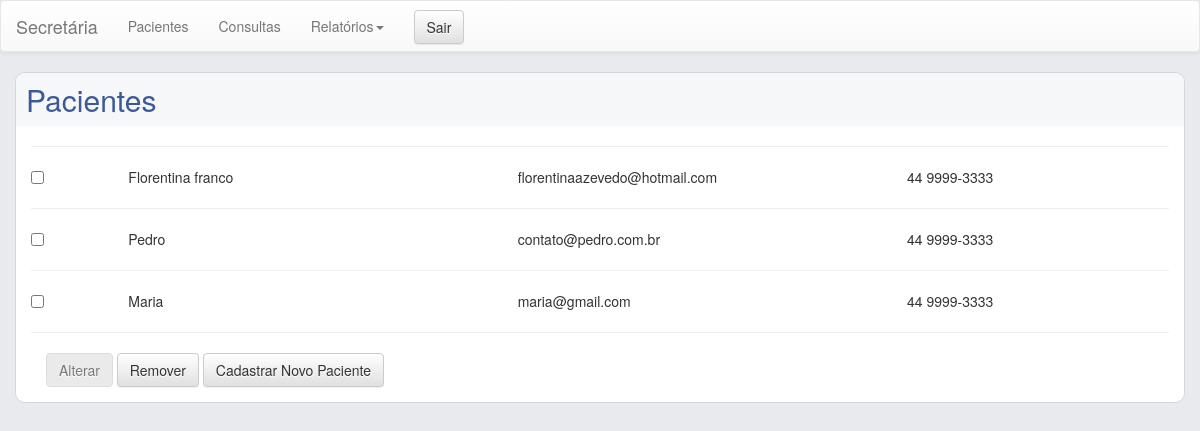
Page /TRABALHOPSS/visao/secretaria.php (signed in) on the committed database.
### tables this page shows
CREATE TABLE IF NOT EXISTS `paciente` (
  `id` int(6) NOT NULL,
  `id_pessoa` int(6) NOT NULL,
  `fuma` varchar(100) NOT NULL,
  `bebe` varchar(100) NOT NULL,
  `colesterol` varchar(100) NOT NULL,
  `doenca_cardiaca` varchar(100) NOT NULL,
  `cirurgias` varchar(100) NOT NULL,
  `alergias` varchar(100) NOT NULL,
  `convenio` varchar(100) NOT NULL
);

CREATE TABLE IF NOT EXISTS `pessoas` (
  `id` int(6) NOT NULL,
  `tipo` enum('paciente','medico','secretaria') NOT NULL,
  `nome` varchar(50) NOT NULL,
  `email` varchar(50) NOT NULL,
  `celular` varchar(20) NOT NULL,
  `telefone` varchar(20) NOT NULL,
  `data_nascimento` date NOT NULL,
  `sexo` enum('homem','mulher') NOT NULL,
  `cpf` varchar(20) NOT NULL,
  `endereco` varchar(50) NOT NULL
);

### TRABALHOPSS/controle/PacienteControle.php (called while the page is built, shortened)
<?php
	class PacienteControle {
		function listar(){
			require_once("../modelo/Paciente.php");
			$paciente = new Paciente();
			return $paciente->listar();
		}
	}
?>

### TRABALHOPSS/modelo/Paciente.php (called while the page is built, shortened)
<?php
	include "Pessoa.php";
	class Paciente extends Pessoa {
		public function listar(){
			$resultado = mysql_query(" 	SELECT P.id, P.tipo, P.nome, P.email, P.celular, P.telefone, P.data_nascimento, P.sexo, P.cpf, P.endereco, PC.id_pessoa, PC.convenio FROM pessoas P
										inner join paciente PC on PC.id_pessoa = P.id
										where p.tipo = 'paciente'
										");
			$lista = array();
			while($linha = mysql_fetch_array($resultado)){
					$paciente = new Paciente();
					$paciente->setId($linha['id']);
					$paciente->setTipo($linha['tipo']);
					$paciente->setNome($linha['nome']);
					$paciente->setEmail($linha['email']);
					$paciente->setTelefoneRes($linha['telefone']);
					$paciente->setTelefoneCel($linha['celular']);
					$paciente->setDataNascimento($linha['data_nascimento']);
					$paciente->setSexo($linha['sexo']);
					$paciente->setCpf($linha['cpf']);
					$paciente->setEndereco($linha['endereco']);
					$paciente->setConvenio($linha['convenio']);
					$lista[] = $paciente;
			}
			return $lista;
		}
	}
?>

### TRABALHOPSS/modelo/Pessoa.php (called while the page is built, shortened)
<?php
	class Pessoa {
		private $id;
		private $nome;
		private $email;
		private $telefoneCel;
		public function getId(){		 					return $this->id;							}
		public function setId($id){		 					$this->id = $id;							}
		public function getNome(){							return $this->nome;							}
		public function setNome($nome){	 					$this->nome = $nome;						}
		public function getEmail(){		 					return $this->email;						}
		public function setEmail($email){					$this->email = $email;						}
		public function getTelefoneCel(){		 			return $this->telefoneCel;					}
		public function setTelefoneCel($telefoneCel){		$this->telefoneCel = $telefoneCel;			}
	}
?>

### TRABALHOPSS/visao/secretaria.php (the view, shortened to what this page needs)
<?php
	if(isset($_SESSION['SECRETARIA'])){
	include "secretaria_topo.php";
	include "../controle/PacienteControle.php";
	$paciente = new PacienteControle();
	$listaPacientes = $paciente->listar();
?>
<div class="container">
    <h1>Pacientes</h1>
		<form action="" method="post">
			<hr>
			<?php foreach($listaPacientes as $paciente){ ?>
            <div class="row">
                <div class="col-lg-1 col-md-1 col-sm-1 col-xs-12" ><input type="checkbox" value='<?=$paciente->getId();?>' name='paciente'></div>
                <div class="col-lg-4 col-md-4 col-sm-4 col-xs-12" ><?=$paciente->getNome();?></div>
                <div class="col-lg-4 col-md-4 col-sm-4 col-xs-12" ><?=$paciente->getEmail();?></div>
                <div class="col-lg-3 col-md-3 col-sm-3 col-xs-12" ><?=$paciente->getTelefoneCel();?></div>
			</div>
            <hr>
			<?php } ?>
            <div class="col-xs-12 ">
			<button type="submit" class="btn btn-default" value='' name='alterarPaciente'  onclick="action='secretaria_alterar_pacientes'" disabled >Alterar</button>
			<button type="submit" class="btn btn-default" value='<?=$_SESSION[$_SERVER['PHP_SELF']] = substr(md5( time()),0,9);?>' name='remover' >Remover</button>
			<a href="secretaria_cadastro_pacientes" class="btn btn-default">Cadastrar Novo Paciente</a>
			</div>
        </form>
      </div>
<?php
	include "secretaria_rodape.php";
	} else { header("Location: login"); }
?>

### TRABALHOPSS/visao/estilo.css (style rules this page uses)
body { background-color:#E9EAED; margin:0px; padding:0px; position: relative; }
h1 , h2 { background-color:#F6F7F8; margin:0px; padding:10px; color:#3B5998; margin:auto -15px auto; font-size:30px; }
.container { background-color:#fff; border:solid 1px #D3D6DB; border-radius:10px; margin-top:10px; padding-bottom:15px; overflow:hidden; }
input[type="checkbox"] { margin-left:0px; }

### rows in the picture
paciente: id_pessoa.nome "Florentina franco", id_pessoa.email "florentinaazevedo@hotmail.com", id_pessoa.celular "44 9999-3333"
paciente: id_pessoa.nome "Pedro", id_pessoa.email "contato@pedro.com.br", id_pessoa.celular "44 9999-3333"
paciente: id_pessoa.nome "Maria", id_pessoa.email "maria@gmail.com", id_pessoa.celular "44 9999-3333"
